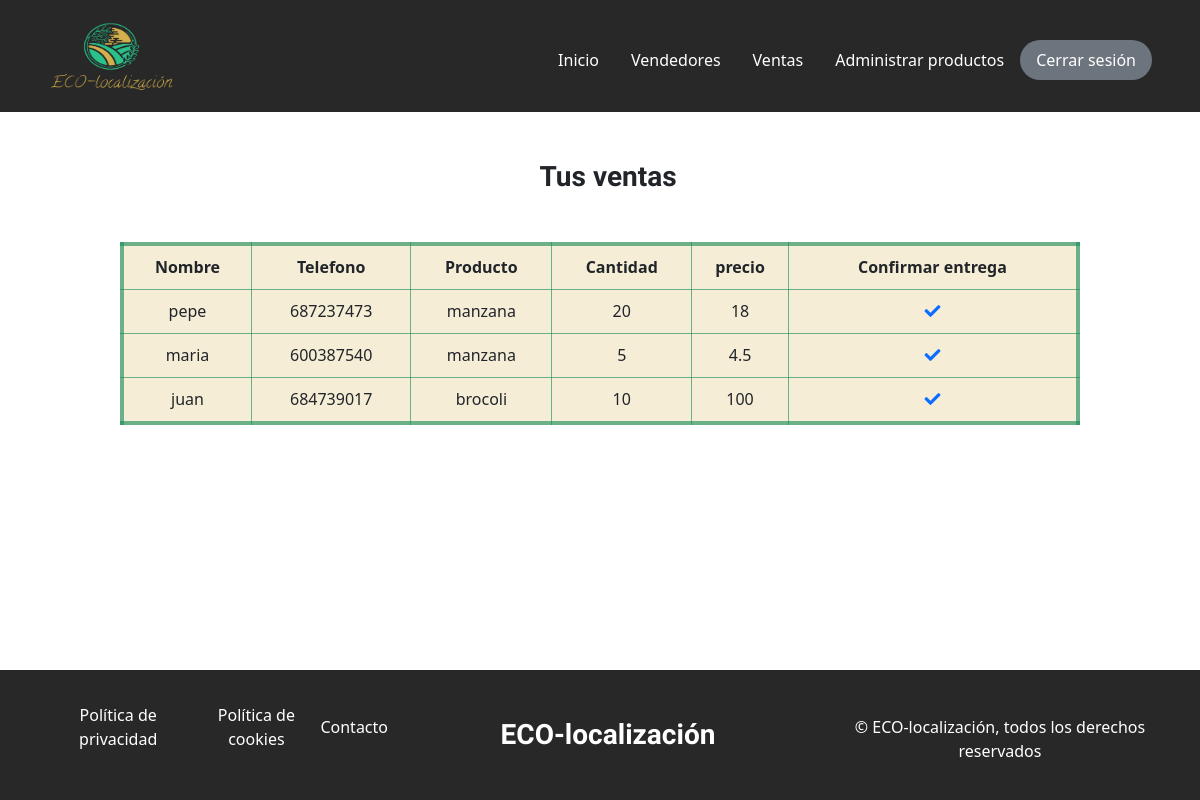
Screenshot of /administracion_productos/ventas.php (signed in) with the database file from the repository.
### tables this page shows
CREATE TABLE `ventas` (
  `id` int(8) NOT NULL,
  `id_vendedor` int(5) NOT NULL,
  `id_cliente` int(5) NOT NULL,
  `id_producto` int(8) NOT NULL,
  `cantidad` int(5) NOT NULL,
  `confirmada` tinyint(4) NOT NULL DEFAULT 0
);

CREATE TABLE `clientes` (
  `id` int(5) NOT NULL,
  `usuario` varchar(20) NOT NULL,
  `contrasena` varchar(20) NOT NULL,
  `nombre` varchar(20) NOT NULL,
  `apellidos` varchar(35) NOT NULL,
  `dni` varchar(9) NOT NULL,
  `correo` varchar(20) NOT NULL,
  `telefono` int(9) NOT NULL,
  `tipo` enum('vendedor','cliente','administrador') NOT NULL DEFAULT 'cliente',
  `confirmado` tinyint(1) NOT NULL DEFAULT 0,
  `ciudad` varchar(30) NOT NULL,
  `localidad` varchar(30) NOT NULL,
  `direccion` varchar(50) NOT NULL,
  `cp` int(5) NOT NULL
);

CREATE TABLE `productos` (
  `id` int(8) NOT NULL,
  `producto` varchar(20) NOT NULL
);

CREATE TABLE `precios` (
  `id` int(8) NOT NULL,
  `id_vendedor` int(5) NOT NULL,
  `id_producto` int(8) NOT NULL,
  `cantidad` int(8) NOT NULL,
  `precio` float NOT NULL
);

### administracion_productos/operacionesGenerales.php (called while the page is built, shortened)
<?php include_once "../php/databaseManagement.inc.php";
    function obtenerVentas($id){
        try {
            $con = new PDO("mysql:host=" . $GLOBALS['servidor'] . ";dbname=" . $GLOBALS['baseDatos'], $GLOBALS['user'], $GLOBALS['pass']);
            $sql = $con->prepare("SELECT ventas.id,clientes.nombre,clientes.telefono,productos.producto,ventas.cantidad,precios.precio from ventas,clientes,productos,precios WHERE clientes.id=ventas.id_cliente AND precios.id_producto=ventas.id_producto AND productos.id=ventas.id_producto AND precios.id_vendedor=:id AND ventas.id_vendedor = :id AND confirmada='0';");
            $sql->bindParam(":id", $id);
            $sql->execute();
            $miArray = [];
            while ($row = $sql->fetch(PDO::FETCH_ASSOC)) {
                $miArray[] = $row;
            }
        } catch (PDOException $e) {
            header("location: ../php/error.php");
        }
        return $miArray;
    }
?>

### administracion_productos/ventas.php (the view, shortened to what this page needs)
<!DOCTYPE html>
<html lang="es">
<head>
    <link rel="stylesheet" href="../fontawesome-free-5.15.4-web/css/all.min.css">
    <link rel="stylesheet" href="../css/bootstrap.min.css">
    <link rel="stylesheet" href="../css/headers.css">
    <link rel="stylesheet" href="../css/gestiones.css">
</head>
<body>
<header class="d-flex flex-wrap justify-content-center py-3 cabecera">
        <a href="../index.php" class="me-md-auto ms-5">
            <img src="../img/Captura-removebg-preview.png" class="logo">
        </a>
        <ul class="nav nav-pills mt-4">
            <li class="nav-item"><a href="../index.php" class="nav-link text-white">Inicio</a></li>
            <li class="nav-item"><a href="../vendedores/index.php" class="nav-link text-white">Vendedores</a></li>
            <?php
                if(isset($_SESSION['sesion_iniciada']) == true ){
                    $tipo = session_id();
                    if($tipo=="vendedor"){
                        echo "<li class='nav-item'><a href='ventas.php' class='nav-link text-white'>Ventas</a></li>";
                        echo "<li class='nav-item'><a href='index.php' class='nav-link text-white'>Administrar productos</a></li>";
                    }
                    echo "<li class='nav-item me-md-auto'><a href='../cerrarSesion.php' class='nav-link active bg-secondary rounded-pill me-5' aria-current='page'>Cerrar sesión</a></li>";
                }else{
                    echo "<li class='nav-item me-md-auto'><a href='../registro/index.php' class='nav-link active bg-success rounded-pill me-5' aria-current='page'>Entrar</a></li>";
                }
            ?>
        </ul>
    </header>
    <section>
        <article>
            <div class="row">
                <div>
                    <h3 class="mb-3 text-center mt-5">Tus ventas</h3>
                    <table class="fixed_headers mt-5">
                        <thead>
                            <tr>
                                <th>Nombre</th>
                                <th>Telefono</th>
                                <th>Producto</th>
                                <th>Cantidad</th>
                                <th>precio</th>
                                <th>Confirmar entrega</th>
                            </tr>
                        </thead>
                        <tbody>
                            <?php include_once "operacionesGenerales.php";
                                $venta = obtenerVentas($_SESSION['id']);
                                for ($i=0;$i<sizeof($venta);$i++){
                                    echo "<tr>";
                                        echo "<td>".$venta[$i]['nombre']."</td>";
                                        echo "<td>".$venta[$i]['telefono']."</td>";
                                        echo "<td>".$venta[$i]['producto']."</td>";
                                        echo "<td>".$venta[$i]['cantidad']."</td>";
                                        echo "<td>".($venta[$i]['precio']*$venta[$i]['cantidad'])."</td>";
                                        echo "<td><a href='confirmarVenta.php?varId=".$venta[$i]["id"]."'><i class='fas fa-solid fa-check'></i></a></td>";
                                    echo "</tr>";
                                }
                            ?>
                        </tbody>
                    </table>
                </div>
            </div>
        </article>
    </section>
    <footer class="d-flex text-white cabecera position-absolute bottom-0 end-0 w-100">
        <div class="container-fluid py-3">
            <div class="row justify-content-around align-items-center text-center">
                <div class="col-xl-4 col-sm-12">
                    <ul class="d-flex lista justify-content-around align-items-center">
                        <li><a class="text-decoration-none text-white" href="../politica/privacidad.php">Política de privacidad</a></li>
                        <li><a class="text-decoration-none text-white" href="../politica/cookies.php">Política de cookies</a></li>
                        <li><a class="text-decoration-none text-white" href="../politica/contacto.php">Contacto</a></li>
                    </ul>
                </div>
                <div class="col-xl-4 col-sm-12">
                    <a href="../index.php" class="text-decoration-none">
                        <h3 class="text-white text-center">ECO-localización</h3>
                    </a>
                </div>
                <div class="col-xl-4 mt-4 col-sm-12">
                    <p>© ECO-localización, todos los derechos reservados</p>
                </div>
            </div>
        </div>
    </footer>
</body>
</html>

### css/headers.css (style rules this page uses)
.logo { width:8rem; height: 5rem; }
h3 { font-family: 'Calligraffitti', cursive; font-weight: bold; margin-top: 2rem; margin-bottom: 2rem; margin-left: 1rem; }
.cabecera { background-color: rgb(40,40,40); }
.lista { list-style: none; }

### css/gestiones.css (style rules this page uses)
table { border: 4px #208f5ba4 solid; background-color: #d3af4d3a; width: 80%; margin-left: 10%; text-align: center; }
td,th { padding: 1%; border: 1px #208f5ba4 solid; }

### rows the page displays
ventas: id_cliente.nombre "pepe", id_cliente.telefono "687237473", id_producto.producto "manzana", cantidad "20", $venta[$i]['precio']*$venta[$i]['cantidad'] "18"
ventas: id_cliente.nombre "maria", id_cliente.telefono "600387540", id_producto.producto "manzana", cantidad "5", $venta[$i]['precio']*$venta[$i]['cantidad'] "4.5"
ventas: id_cliente.nombre "juan", id_cliente.telefono "684739017", id_producto.producto "brocoli", cantidad "10", $venta[$i]['precio']*$venta[$i]['cantidad'] "100"
